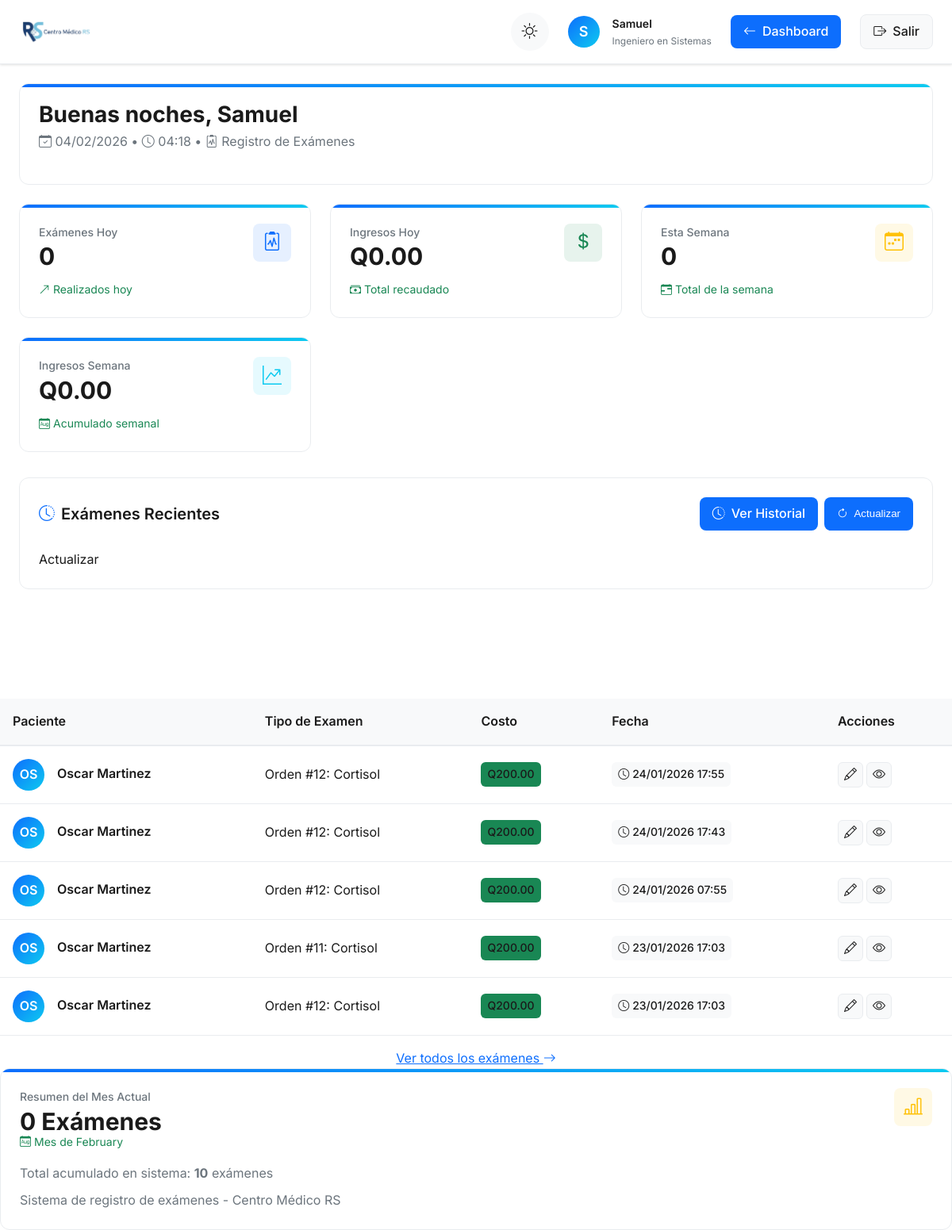
Page /php/examinations/index.php (signed in) on the committed database.
### tables this page shows
CREATE TABLE `examenes_realizados` (
  `id_examen_realizado` int NOT NULL AUTO_INCREMENT PRIMARY KEY,
  `id_paciente` int NOT NULL,
  `nombre_paciente` varchar(255) NOT NULL,
  `tipo_examen` varchar(255) NOT NULL COMMENT 'Nombre del examen (ej. Electrocardiograma, Ultrasonido)',
  `cobro` decimal(10,2) NOT NULL,
  `fecha_examen` timestamp NULL DEFAULT CURRENT_TIMESTAMP,
  `usuario` varchar(255) DEFAULT NULL,
  `tipo_pago` enum('Efectivo','Tarjeta','Transferencia') DEFAULT 'Efectivo'
);

### php/examinations/index.php (the view, shortened to what this page needs)
<?php
try {
    $database = new Database();
    $conn = $database->getConnection();
    $user_type = $_SESSION['tipoUsuario'];
    $user_name = $_SESSION['nombre'];
    $user_specialty = $_SESSION['especialidad'] ?? 'Profesional Médico';
    $today = date('Y-m-d');
    $stmt = $conn->prepare("SELECT COUNT(*) as count FROM examenes_realizados WHERE DATE(fecha_examen) = ?");
    $stmt->execute([$today]);
    $today_exams = $stmt->fetch(PDO::FETCH_ASSOC)['count'] ?? 0;
    $stmt = $conn->prepare("SELECT SUM(cobro) as total FROM examenes_realizados WHERE DATE(fecha_examen) = ?");
    $stmt->execute([$today]);
    $today_revenue = $stmt->fetch(PDO::FETCH_ASSOC)['total'] ?? 0;
    $week_start = date('Y-m-d', strtotime('monday this week'));
    $week_end = date('Y-m-d', strtotime('sunday this week'));
    $stmt = $conn->prepare("SELECT COUNT(*) as count FROM examenes_realizados WHERE DATE(fecha_examen) BETWEEN ? AND ?");
    $stmt->execute([$week_start, $week_end]);
    $week_exams = $stmt->fetch(PDO::FETCH_ASSOC)['count'] ?? 0;
    $stmt = $conn->prepare("SELECT SUM(cobro) as total FROM examenes_realizados WHERE DATE(fecha_examen) BETWEEN ? AND ?");
    $stmt->execute([$week_start, $week_end]);
    $week_revenue = $stmt->fetch(PDO::FETCH_ASSOC)['total'] ?? 0;
    $month_start = date('Y-m-01');
    $month_end = date('Y-m-t');
    $stmt = $conn->prepare("SELECT COUNT(*) as count FROM examenes_realizados WHERE DATE(fecha_examen) BETWEEN ? AND ?");
    $stmt->execute([$month_start, $month_end]);
    $month_exams = $stmt->fetch(PDO::FETCH_ASSOC)['count'] ?? 0;
    $stmt = $conn->prepare("SELECT COUNT(*) as count FROM examenes_realizados");
    $stmt->execute();
    $total_exams = $stmt->fetch(PDO::FETCH_ASSOC)['count'] ?? 0;
    $stmt = $conn->prepare("
        SELECT id_examen_realizado, nombre_paciente, tipo_examen, cobro, fecha_examen
        FROM examenes_realizados
        ORDER BY fecha_examen DESC
        LIMIT 5
    ");
    $stmt->execute();
    $recent_exams = $stmt->fetchAll(PDO::FETCH_ASSOC);
} catch (Exception $e) {
    error_log("Error en registro de exámenes: " . $e->getMessage());
    die("Error al cargar el módulo de exámenes. Por favor, contacte al administrador.");
}
?>
<!DOCTYPE html>
<html lang="es" data-theme="light">
<head>
    <link rel="stylesheet" href="https://cdn.jsdelivr.net/npm/bootstrap-icons@1.10.0/font/bootstrap-icons.css">
    <link rel="stylesheet" href="https://cdn.jsdelivr.net/npm/choices.js/public/assets/styles/choices.min.css">
</head>
<body>
    <div class="marble-effect"></div>
    <div class="dashboard-container">
        <header class="dashboard-header">
            <div class="header-content">
                <div class="brand-container">
                    <img src="../../assets/img/cmrs.png" alt="Centro Médico RS" class="brand-logo">
                </div>
                <div class="header-controls">
                    <div class="theme-toggle">
                        <button id="themeSwitch" class="theme-btn" aria-label="Cambiar tema claro/oscuro">
                            <i class="bi bi-sun theme-icon sun-icon"></i>
                        </button>
                    </div>
                    <div class="header-user">
                        <div class="header-avatar">
                            <?php echo strtoupper(substr($user_name, 0, 1)); ?>
                        </div>
                        <div class="header-details">
                            <span class="header-name"><?php echo htmlspecialchars($user_name); ?></span>
                            <span class="header-role"><?php echo htmlspecialchars($user_specialty); ?></span>
                        </div>
                    </div>
                    <a href="../dashboard/index.php" class="action-btn secondary">
                        <i class="bi bi-arrow-left"></i>
                        Dashboard
                    </a>
                    <a href="../auth/logout.php" class="logout-btn">
                        <i class="bi bi-box-arrow-right"></i>
                        <span>Salir</span>
                    </a>
                </div>
            </div>
        </header>
        <main class="main-content">
            <div class="stat-card mb-4 animate-in">
                <div class="stat-header">
                    <div>
                        <h2 id="greeting" class="stat-value" style="font-size: 1.75rem; margin-bottom: 0.5rem;">
                            <span id="greeting-text">Buenos días</span>, <?php echo htmlspecialchars($user_name); ?>
                        </h2>
                        <p class="text-muted mb-0">
                            <i class="bi bi-calendar-check me-1"></i> <?php echo date('d/m/Y'); ?>
                            <span class="mx-2">•</span>
                            <i class="bi bi-clock me-1"></i> <span id="current-time"><?php echo date('H:i'); ?></span>
                            <span class="mx-2">•</span>
                            <i class="bi bi-clipboard2-pulse me-1"></i> Registro de Exámenes
                        </p>
                    </div>
                </div>
            </div>
            <?php if ($user_type === 'admin'): ?>
                <div class="stats-grid">
                    <div class="stat-card animate-in delay-1">
                        <div class="stat-header">
                            <div>
                                <div class="stat-title">Exámenes Hoy</div>
                                <div class="stat-value"><?php echo $today_exams; ?></div>
                            </div>
                            <div class="stat-icon primary">
                                <i class="bi bi-clipboard2-pulse"></i>
                            </div>
                        </div>
                        <div class="stat-change positive">
                            <i class="bi bi-arrow-up-right"></i>
                            <span>Realizados hoy</span>
                        </div>
                    </div>
                    <div class="stat-card animate-in delay-2">
                        <div class="stat-header">
                            <div>
                                <div class="stat-title">Ingresos Hoy</div>
                                <div class="stat-value">Q<?php echo number_format($today_revenue, 2); ?></div>
                            </div>
                            <div class="stat-icon success">
                                <i class="bi bi-currency-dollar"></i>
                            </div>
                        </div>
                        <div class="stat-change positive">
                            <i class="bi bi-cash-stack"></i>
                            <span>Total recaudado</span>
                        </div>
                    </div>
                    <div class="stat-card animate-in delay-3">
                        <div class="stat-header">
                            <div>
                                <div class="stat-title">Esta Semana</div>
                                <div class="stat-value"><?php echo $week_exams; ?></div>
                            </div>
                            <div class="stat-icon warning">
                                <i class="bi bi-calendar-week"></i>
                            </div>
                        </div>
                        <div class="stat-change positive">
                            <i class="bi bi-calendar-range"></i>
                            <span>Total de la semana</span>
                        </div>
                    </div>
                    <div class="stat-card animate-in delay-4">
                        <div class="stat-header">
                            <div>
                                <div class="stat-title">Ingresos Semana</div>
                                <div class="stat-value">Q<?php echo number_format($week_revenue, 2); ?></div>
                            </div>
                            <div class="stat-icon info">
                                <i class="bi bi-graph-up-arrow"></i>
                            </div>
                        </div>
                        <div class="stat-change positive">
                            <i class="bi bi-calendar-month"></i>
                            <span>Acumulado semanal</span>
                        </div>
                    </div>
                </div>
            <?php endif; ?>
            <section class="appointments-section animate-in delay-2">
                <div class="section-header">
                    <h3 class="section-title">
                        <i class="bi bi-clock-history section-title-icon"></i>
                        Exámenes Recientes
                    </h3>
                    <div class="d-flex gap-2">
                        <a href="historial_examenes.php" class="action-btn secondary">
                            <i class="bi bi-clock-history"></i>
                            Ver Historial
                        </a>
                        <button type="button" class="action-btn" onclick="refreshExams()">
                            <i class="bi bi-arrow-clockwise"></i>
                            Actualizar
                        </button>
                    </div>
                </div>
                Actualizar
    </div>
    <?php if (count($recent_exams) > 0): ?>
        <div class="table-responsive">
            <table class="appointments-table">
                <thead>
                    <tr>
                        <th>Paciente</th>
                        <th>Tipo de Examen</th>
                        <th>Costo</th>
                        <th>Fecha</th>
                        <th>Acciones</th>
                    </tr>
                </thead>
                <tbody>
                    <?php foreach ($recent_exams as $exam): ?>
                        <?php
                        $patient_name = htmlspecialchars($exam['nombre_paciente']);
                        $patient_initials = strtoupper(substr($patient_name, 0, 2));
                        ?>
                        <tr>
                            <td>
                                <div class="patient-cell">
                                    <div class="patient-avatar">
                                        <?php echo $patient_initials; ?>
                                    </div>
                                    <div class="patient-info">
                                        <div class="patient-name"><?php echo $patient_name; ?></div>
                                    </div>
                                </div>
                            </td>
                            <td>
                                <div class="procedure-type">
                                    <?php echo htmlspecialchars($exam['tipo_examen']); ?>
                                </div>
                            </td>
                            <td>
                                <span class="time-badge bg-success text-white">
                                    Q<?php echo number_format($exam['cobro'], 2); ?>
                                </span>
                            </td>
                            <td>
                                <span class="time-badge">
                                    <i class="bi bi-clock"></i>
                                    <?php echo date('d/m/Y H:i', strtotime($exam['fecha_examen'])); ?>
                                </span>
                            </td>
                            <td>
                                <div class="action-buttons">
                                    <a href="#" class="btn-icon edit" title="Editar">
                                        <i class="bi bi-pencil"></i>
                                    </a>
                                    <a href="#" class="btn-icon history" title="Ver detalles">
                                        <i class="bi bi-eye"></i>
                                    </a>
                                </div>
                            </td>
                        </tr>
                    <?php endforeach; ?>
                </tbody>
            </table>
        </div>
        <div class="mt-3 text-center">
            <a href="historial_examenes.php" class="text-primary text-decoration-none">
                Ver todos los exámenes <i class="bi bi-arrow-right"></i>
            </a>
        </div>
    <?php endif; ?>
    <div class="stat-card animate-in delay-3">
        <div class="stat-header">
            <div>
                <div class="stat-title">Resumen del Mes Actual</div>
                <div class="stat-value"><?php echo $month_exams; ?> Exámenes</div>
                <div class="stat-change positive">
                    <i class="bi bi-calendar-month"></i>
                    <span>Mes de <?php echo date('F'); ?></span>
                </div>
            </div>
            <div class="stat-icon warning">
                <i class="bi bi-bar-chart-line"></i>
            </div>
        </div>
        <div class="mt-3">
            <p class="text-muted mb-2">Total acumulado en sistema: <strong><?php echo $total_exams; ?></strong> exámenes
            </p>
            <p class="text-muted mb-0">Sistema de registro de exámenes - Centro Médico RS</p>
        </div>
    </div>
</body>
</html>

### rows in the picture
examenes_realizados: nombre_paciente "OS", nombre_paciente "Oscar Martinez", tipo_examen "Orden #12: Cortisol", cobro "200.00", fecha_examen "24/01/2026 17:55"
examenes_realizados: nombre_paciente "OS", nombre_paciente "Oscar Martinez", tipo_examen "Orden #12: Cortisol", cobro "200.00", fecha_examen "24/01/2026 17:43"
examenes_realizados: nombre_paciente "OS", nombre_paciente "Oscar Martinez", tipo_examen "Orden #12: Cortisol", cobro "200.00", fecha_examen "24/01/2026 07:55"
examenes_realizados: nombre_paciente "OS", nombre_paciente "Oscar Martinez", tipo_examen "Orden #11: Cortisol", cobro "200.00", fecha_examen "23/01/2026 17:03"
examenes_realizados: nombre_paciente "OS", nombre_paciente "Oscar Martinez", tipo_examen "Orden #12: Cortisol", cobro "200.00", fecha_examen "23/01/2026 17:03"

### other values in the picture
substr($user_name, 0, 1) "S"
$user_name "Samuel"
$user_specialty "Ingeniero en Sistemas"
$today_exams "0"
$today_revenue "0.00"
$week_exams "0"
$week_revenue "0.00"
$month_exams "0"
$total_exams "10"
